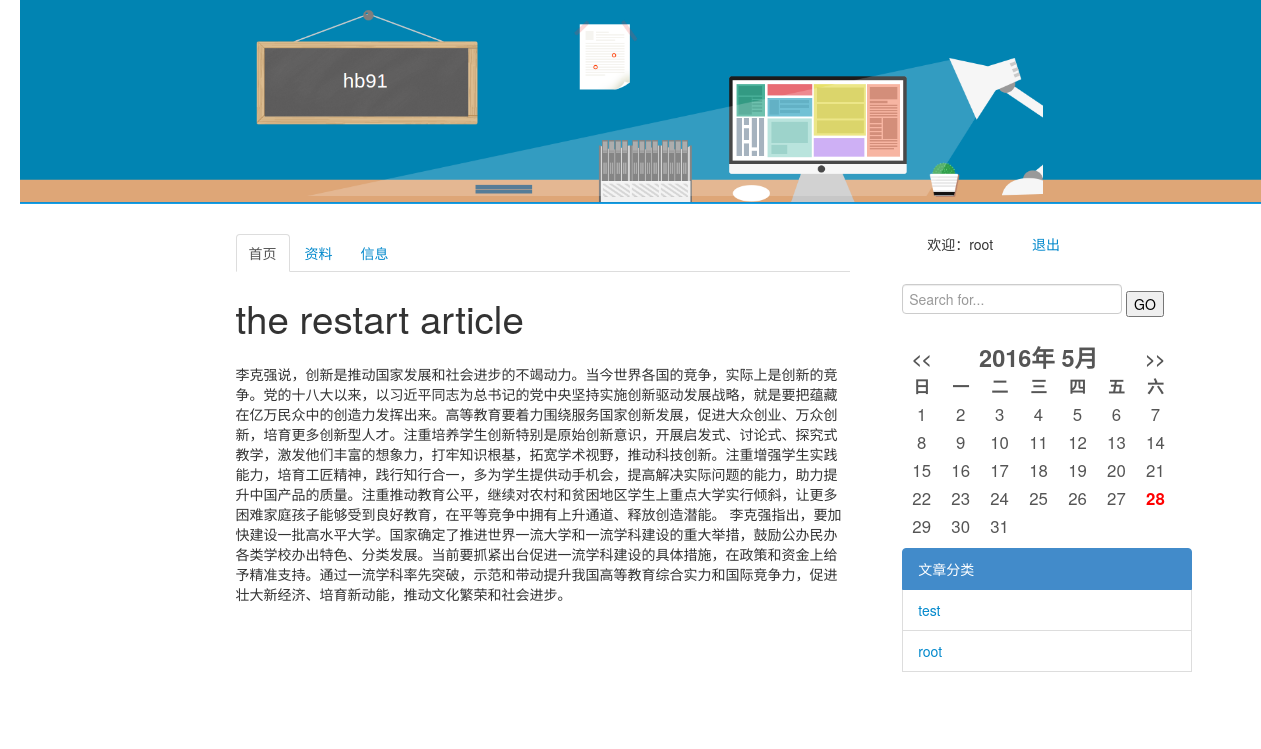
Screenshot of /blog/p/1/ (signed in) with the database file from the repository.
### blog/models.py (models this page shows, shortened)
class Article(models.Model):
    title = models.CharField(max_length=100)
    author = models.ForeignKey(User)
    content = models.TextField()
    tags = models.ForeignKey(Category, blank=True, null=True)
    cre_date = models.DateTimeField()
    update = models.DateTimeField()

class Category(models.Model):
    name = models.CharField(max_length=30)
    class Meta:
        ordering = ['-id']

### blog/views.py (the view)
# urls.py: url(r'^p/(?P<article_id>[0-9]+)/$', views.detail,name='detail'),
def detail(request, article_id):
    article = get_object_or_404(Article, pk=article_id)
    d_key = {"article": article,
    "is_category": False,
    "categories": Category.objects.all()}
    return render(request, 'blog/p/detail.html', d_key)

### blog/templates/blog/p/detail.html (shortened to what this page needs)
{% extends "blog/base.html" %}
    {% block context %}
			<h1>{{ article.title }}</h1>
            <p>{{ article.content }}</p>
    {% endblock context %}

### blog/templates/blog/base.html (shortened to what this page needs)
<!DOCTYPE html>
<!DOCTYPE html>
<html lang="zh-CN">
{% load staticfiles %}
  <head>
	<link href="{% static "bootstrap/css/bootstrap-combined.min.css" %}" rel="stylesheet" media="screen" >
</head>
<body>
<div class="container-fluid" id="LG">
	<div class="row-fluid">
	    <img src="{% static "images/head1.png" %}" alt="返回主页">
		<div class="span12" >
		</div>
	</div>
	<div class="row-fluid">
	    <div class="span2">
	    </div>
		<div class="span6">
			<ul class="nav nav-tabs">
				<li class="active">
					<a href="/blog">首页</a>
				</li>
				<li>
					<a href="#">资料</a>
				</li>
				<li >
					<a href="#">信息</a>
				</li>
			</ul>
			{% block context %}
			{% endblock context %}
		</div>
		<div class="span3">
		<div id="sideBar">
		        <ul class="user">
						{% if user.is_authenticated %}
							欢迎：{{ user.username }}
							<a href="/blog/logout">退出</a>
						{% else %}
							<a href="/blog/register" ">注册</a>
                        	<a href="/blog/login">登录</a>
                        {% endif %}
				</ul>
            {% block search %}
            {% include "blog/search.html" %}
            {% endblock %}
            {% block calender %}
            {% include "blog/calender.html" %}
            {% endblock %}
            {% block category %}
            {% include "blog/category.html" %}
            {% endblock %}
		</div>
		<div class="span1">
	    </div>
    </div>
	</div>
</div>
</body>
</html>

### blog/templates/blog/category.html
{% block category %}
<div class="list-group">
                <a class="list-group-item active">
                文章分类
                </a>
                {% if categories %}
                {% for c in categories %}
                <li class="list-group-item">
                <a href="{% url 'blog:category' c.id %}">{{ c.name }}</a>
                </li>
                {% endfor %}
                {% endif %}
</div>
{% endblock category %}

### rows the page displays
Article: title "the restart article", content "李克强说，创新是推动国家发展和社会进步的不竭动力。当今世界各国的竞争，实际上是创新的竞争。党的十八大以来，以习近平同志为总书记的党中央坚持实施创新驱动发展战略，就是要把蕴藏在亿万民众中的创造力发挥出来。高等教育要着力围绕服务国家创新发展，促进大众创业、万众创新，培育更多创新型人才。注重培养学生创新特别是原始创新意识，开展启发式、讨论式、探究式教学，激发他们丰富的想象力，打牢知识根基，拓宽学术视野，推动科技创新。注重增强学生实践能力，培育工匠精神，践行知行合一，多为学生提供动手机会，提高解决实际问题的能力，助力提升中国产品的质量。注重推动教育公平，继续对农村和贫困地区学生上重点大学实行倾斜，让更多困难家庭孩子能够受到良好教育，在平等竞争中拥有上升通道、释放创造潜能。 李克强指出，要加快建设一批高水平大学。国家确定了推进世界一流大学和一流学科建设的重大举措，鼓励公办民办各类学校办出特色、分类发展。当前要抓紧出台促进一流学科建设的具体措施，在政策和资金上给予精准支持。通过一流学科率先突破，示范和带动提升我国高等教育综合实力和国际竞争力，促进壮大新经济、培育新动能，推动文化繁荣和社会进步。"
Category: name "test"
Category: name "root"

### other values shown
{{ user.username }} "root"
